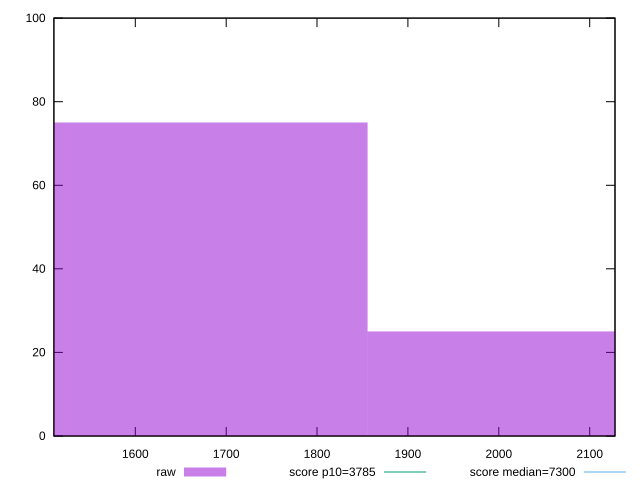

Generate this figure with gnuplot:
reset

$raw <<EOF
1590.4692242081849 75
2120.62563227758 25
EOF

set key outside below
set boxwidth 530.156408069395
set xrange [1510.4286000000002:2127.8655]
set yrange [0:100]
set style fill transparent solid 0.5 noborder

set parametric
set terminal svg size 640, 490 enhanced background rgb 'white'
set output "report_00007_2020-12-11T15:55:29.892Z/interactive/samples/pages+cached+noexternal+nofonts/raw/histogram.svg"

plot $raw title "raw" with boxes, \
     3785,t title "score p10=3785", \
     7300,t title "score median=7300"

reset
